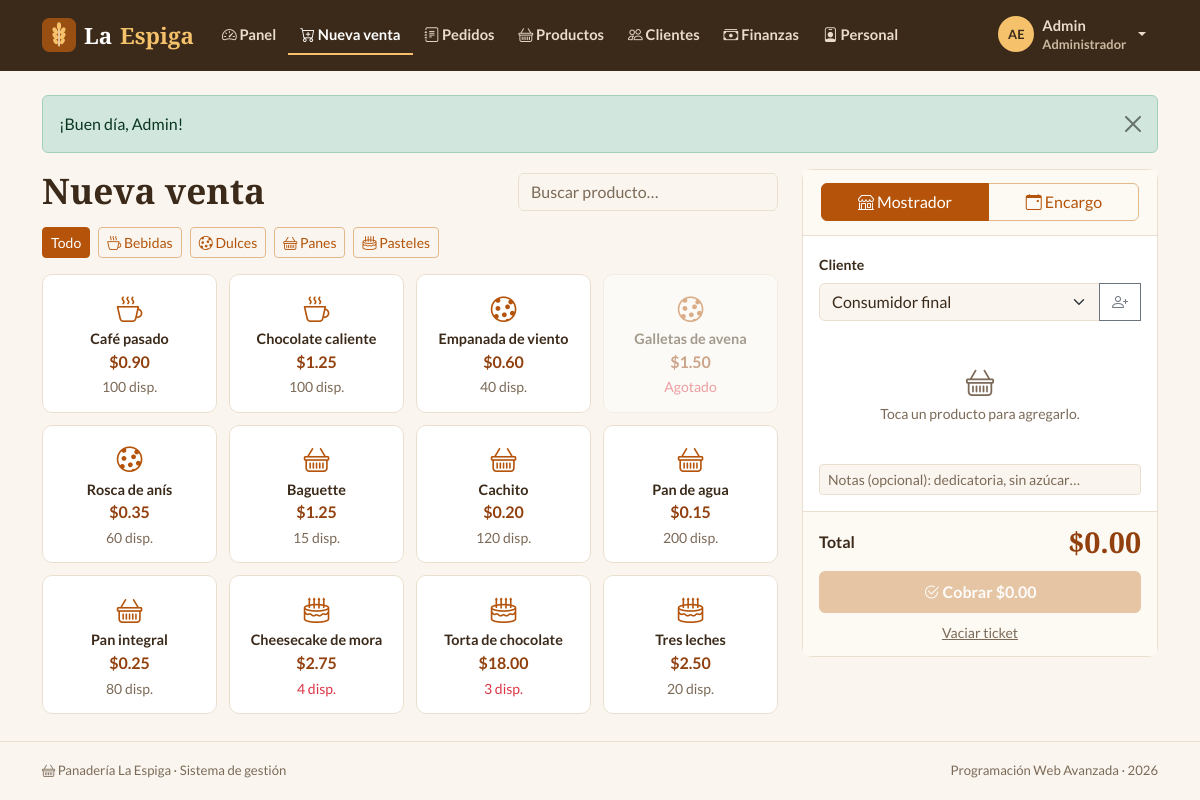
Page /index.php?r=pedidos/nuevo (signed in) on the committed database.
### tables this page shows
CREATE TABLE categorias (
  id     INT AUTO_INCREMENT PRIMARY KEY,
  nombre VARCHAR(40) NOT NULL UNIQUE,
  icono  VARCHAR(30) NOT NULL DEFAULT 'basket'
);

CREATE TABLE productos (
  id           INT AUTO_INCREMENT PRIMARY KEY,
  id_categoria INT          NOT NULL,
  nombre       VARCHAR(60)  NOT NULL,
  descripcion  VARCHAR(255) NOT NULL DEFAULT '',
  precio       DECIMAL(8,2) NOT NULL,
  stock        INT          NOT NULL DEFAULT 0,
  activo       TINYINT(1)   NOT NULL DEFAULT 1,
  CONSTRAINT fk_productos_categoria FOREIGN KEY (id_categoria) REFERENCES categorias(id)
);

### controllers/PedidosController.php (called while the page is built, shortened)
<?php
class PedidosController extends Controller
{
    public function nuevo(): void
    {
        $this->view('pedidos/nuevo', [
            'titulo'     => 'Nueva venta',
            'productos'  => Producto::listar(true),
            'categorias' => Categoria::all('nombre'),
            'clientes'   => Cliente::paraSelector(),
            'tipo'       => ($_GET['tipo'] ?? '') === 'Encargo' ? 'Encargo' : 'Mostrador',
        ]);
    }
}

### core/Router.php (called while the page is built, shortened)
<?php
class Router
{
    public static function dispatch(string $ruta): void
    {
        if (!preg_match('#^([a-z]+)/([a-z]+)$#', $ruta, $m)) {
            self::noEncontrado();
        }
        [, $nombre, $accion] = $m;
        (new $clase())->$accion();
    }
}

### index.php (called while the page is built, shortened)
<?php
require __DIR__ . '/core/helpers.php';
require __DIR__ . '/core/Database.php';
require __DIR__ . '/core/Auth.php';
require __DIR__ . '/core/Model.php';
require __DIR__ . '/core/Controller.php';
require __DIR__ . '/core/Router.php';
Router::dispatch(is_string($_GET['r'] ?? null) ? $_GET['r'] : '');

### core/helpers.php (called while the page is built, shortened)
<?php
function e($valor): string
{
    return htmlspecialchars((string) ($valor ?? ''), ENT_QUOTES, 'UTF-8');
}
function url(string $ruta = 'inicio/index', array $params = []): string
{
    $params = array_merge(['r' => $ruta], $params);
    return 'index.php?' . http_build_query($params);
}
function asset(string $ruta): string
{
    $archivo = __DIR__ . '/../assets/' . $ruta;
    $version = is_file($archivo) ? filemtime($archivo) : 1;
    return 'assets/' . $ruta . '?v=' . $version;
}
function flash(?string $tipo = null, ?string $mensaje = null): array
{
    $mensajes = $_SESSION['flash'] ?? [];
    return $mensajes;
}
function dinero($valor): string
{
    return '$' . number_format((float) $valor, 2);
}
function iniciales(string $nombre, string $apellido = ''): string
{
    return mb_strtoupper(mb_substr($nombre, 0, 1) . mb_substr($apellido, 0, 1));
}

### core/Auth.php (called while the page is built, shortened)
<?php
class Auth
{
    public static function user(): ?array
    {
        return $_SESSION['usuario'] ?? null;
    }
}

### core/Database.php (called while the page is built, shortened)
<?php
class Database
{
    private static ?PDO $pdo = null;
    public static function get(): PDO
    {
        if (self::$pdo === null) {
            $dsn = 'mysql:host=' . DB_HOST . ';port=' . DB_PORT
                 . ';dbname=' . DB_NAME . ';charset=utf8mb4';
            try {
                self::$pdo = new PDO($dsn, DB_USER, DB_PASS, [
                    PDO::ATTR_ERRMODE            => PDO::ERRMODE_EXCEPTION,
                    PDO::ATTR_DEFAULT_FETCH_MODE => PDO::FETCH_ASSOC,
                    PDO::ATTR_EMULATE_PREPARES   => false,
                ]);
                self::$pdo->exec("SET time_zone = '" . date('P') . "'");
            } catch (PDOException $e) {
                http_response_code(500);
                $detalle = DEBUG ? '<br><small>' . htmlspecialchars($e->getMessage()) . '</small>' : '';
                exit('<h3 style="font-family:sans-serif">No se pudo conectar a la base de datos.'
                    . ' Revise config/config.php e importe panaderia.sql.' . $detalle . '</h3>');
            }
        }
        return self::$pdo;
    }
}

### core/Model.php (called while the page is built, shortened)
<?php
abstract class Model
{
    protected static string $tabla;
    protected static function db(): PDO
    {
        return Database::get();
    }
    protected static function query(string $sql, array $params = []): PDOStatement
    {
        $st = self::db()->prepare($sql);
        $st->execute($params);
        return $st;
    }
    public static function all(string $orden = 'id'): array
    {
        return self::query('SELECT * FROM ' . static::$tabla . ' ORDER BY ' . $orden)->fetchAll();
    }
}

### models/Producto.php (called while the page is built, shortened)
<?php
class Producto extends Model
{
    public static function listar(bool $soloActivos = false, int $categoria = 0, string $buscar = ''): array
    {
        $sql = 'SELECT p.*, c.nombre AS categoria, c.icono
                  FROM productos p JOIN categorias c ON c.id = p.id_categoria WHERE 1=1';
        $params = [];
        if ($soloActivos) $sql .= ' AND p.activo = 1';
        return self::query($sql . ' ORDER BY c.nombre, p.nombre', $params)->fetchAll();
    }
}

### views/pedidos/nuevo.php (the view, shortened to what this page needs)
<div class="row g-4">
  <div class="col-lg-7 col-xl-8">
    <div class="pe-encabezado mb-3">
      <h1 class="pe-titulo mb-0">Nueva venta</h1>
      <input type="search" class="form-control pe-buscar" id="buscarProducto" placeholder="Buscar producto…" aria-label="Buscar producto">
    </div>
    <div class="d-flex flex-wrap gap-2 mb-3" id="filtroCategorias">
      <button type="button" class="btn btn-sm btn-primary" data-categoria="">Todo</button>
      <?php foreach ($categorias as $c): ?>
        <button type="button" class="btn btn-sm btn-outline-primary" data-categoria="<?= (int) $c['id'] ?>"><i class="bi bi-<?= e($c['icono']) ?>"></i> <?= e($c['nombre']) ?></button>
      <?php endforeach; ?>
    </div>
    <div class="pe-grid-productos" id="gridProductos">
      <?php foreach ($productos as $p): $agotado = (int) $p['stock'] === 0; ?>
        <button type="button" class="pe-pos-producto" <?= $agotado ? 'disabled' : '' ?>
                data-id="<?= (int) $p['id'] ?>" data-nombre="<?= e($p['nombre']) ?>" data-precio="<?= e($p['precio']) ?>"
                data-stock="<?= (int) $p['stock'] ?>" data-categoria="<?= (int) $p['id_categoria'] ?>" data-buscar="<?= e(mb_strtolower($p['nombre'])) ?>">
          <i class="bi bi-<?= e($p['icono']) ?>"></i>
          <span class="pe-pos-nombre"><?= e($p['nombre']) ?></span>
          <span class="pe-pos-precio"><?= dinero($p['precio']) ?></span>
          <small class="<?= $p['stock'] <= Producto::STOCK_BAJO ? 'text-danger' : 'text-body-secondary' ?>"><?= $agotado ? 'Agotado' : (int) $p['stock'] . ' disp.' ?></small>
        </button>
      <?php endforeach; ?>
    </div>
  </div>
  <div class="col-lg-5 col-xl-4">
    <form class="card pe-card pe-ticket needs-validation" method="post" action="<?= url('pedidos/guardar') ?>" id="formTicket" novalidate>
      <div class="card-header">
        <div class="btn-group w-100" role="group" aria-label="Tipo de pedido">
          <label class="btn btn-outline-primary" for="tipoMostrador"><i class="bi bi-shop"></i> Mostrador</label>
          <label class="btn btn-outline-primary" for="tipoEncargo"><i class="bi bi-calendar-event"></i> Encargo</label>
        </div>
      </div>
      <div class="card-body">
        <label class="form-label small fw-bold" for="selectCliente">Cliente</label>
        <div class="input-group mb-3">
          <select class="form-select" name="id_cliente" id="selectCliente">
            <option value="">Consumidor final</option>
          </select>
          <button type="button" class="btn btn-outline-secondary" data-bs-toggle="modal" data-bs-target="#modalClienteRapido" title="Registrar cliente" aria-label="Registrar cliente"><i class="bi bi-person-plus"></i></button>
        </div>
        <p class="text-body-secondary text-center small py-4 mb-0" id="ticketVacio"><i class="bi bi-basket fs-3 d-block"></i>Toca un producto para agregarlo.</p>
        <input class="form-control form-control-sm mt-3" name="notas" maxlength="255" placeholder="Notas (opcional): dedicatoria, sin azúcar…" aria-label="Notas">
      </div>
      <div class="card-footer">
        <div class="d-flex justify-content-between align-items-center mb-2">
          <span class="fw-bold">Total</span>
          <span class="pe-total" id="totalTicket">$0.00</span>
        </div>
        <button class="btn btn-primary w-100 py-2 fw-bold" id="btnCobrar" disabled><i class="bi bi-check2-circle"></i> <span id="textoCobrar">Cobrar</span></button>
        <button type="button" class="btn btn-link btn-sm w-100 text-body-secondary mt-1" id="btnVaciar">Vaciar ticket</button>
      </div>
    </form>
  </div>
</div>

### core/Controller.php (shortened to what this page needs)
<?php
abstract class Controller
{
    protected function view(string $vista, array $datos = [], bool $layout = true): void
    {
        extract($datos);
        if ($layout) require __DIR__ . '/../views/layout/header.php';
        require __DIR__ . '/../views/' . $vista . '.php';
        if ($layout) require __DIR__ . '/../views/layout/footer.php';
    }
}

### views/layout/header.php (shortened to what this page needs)
<?php
$rutaActual = is_string($_GET['r'] ?? null) ? $_GET['r'] : '';
$usuario = Auth::user();
$activo = function (string $ruta) use ($rutaActual): string {
    if ($ruta === 'pedidos/nuevo') return $rutaActual === 'pedidos/nuevo' ? 'active' : '';
    $modulo = explode('/', $ruta)[0];
    return str_starts_with($rutaActual, $modulo . '/') && $rutaActual !== 'pedidos/nuevo' ? 'active' : '';
};
$menu = [
    ['inicio/index', 'speedometer2', 'Panel'],
    ['pedidos/nuevo', 'cart-plus', 'Nueva venta'],
    ['pedidos/index', 'journal-text', 'Pedidos'],
];
if (Auth::es(Auth::ADMIN)) $menu[] = ['productos/index', 'basket', 'Productos'];
$menu[] = ['clientes/index', 'people', 'Clientes'];
if (Auth::es(Auth::ADMIN)) {
    $menu[] = ['finanzas/index', 'cash-stack', 'Finanzas'];
    $menu[] = ['personal/index', 'person-badge', 'Personal'];
}
?>
<!doctype html>
<html lang="es">
<head>
  <link rel="stylesheet" href="https://cdn.jsdelivr.net/npm/bootstrap@5.3.3/dist/css/bootstrap.min.css">
  <link rel="stylesheet" href="https://cdn.jsdelivr.net/npm/bootstrap-icons@1.11.3/font/bootstrap-icons.min.css">
  <link rel="stylesheet" href="<?= asset('css/styles.css') ?>">
</head>
<body>
<?php if ($usuario): ?>
<nav class="navbar navbar-expand-xl pe-navbar sticky-top">
  <div class="container">
    <a class="navbar-brand pe-marca" href="<?= url('inicio/index') ?>">
      <img src="<?= asset('img/logo.svg') ?>" alt="" width="34" height="34"> La <span>Espiga</span>
    </a>
    <div class="collapse navbar-collapse" id="menuPrincipal">
      <ul class="navbar-nav me-auto mb-2 mb-xl-0">
        <?php foreach ($menu as [$ruta, $icono, $texto]): ?>
          <li class="nav-item">
            <a class="nav-link <?= $activo($ruta) ?>" href="<?= url($ruta) ?>"><i class="bi bi-<?= $icono ?>"></i> <?= $texto ?></a>
          </li>
        <?php endforeach; ?>
      </ul>
      <div class="dropdown">
        <button class="btn btn-link nav-link dropdown-toggle d-flex align-items-center gap-2" data-bs-toggle="dropdown" aria-expanded="false">
          <span class="pe-avatar"><?= e(iniciales($usuario['nombre'], $usuario['apellido'])) ?></span>
          <span class="text-start lh-sm">
            <span class="d-block fw-bold"><?= e($usuario['nombre']) ?></span>
            <small class="text-body-secondary"><?= e($usuario['rol']) ?></small>
          </span>
        </button>
      </div>
    </div>
  </div>
</nav>
<?php endif; ?>
<main class="container py-4 pe-main">
  <?php foreach (flash() as $f): ?>
    <div class="alert alert-<?= e($f['tipo']) ?> alert-dismissible fade show pe-flash" role="alert">
      <?= e($f['mensaje']) ?>
      <button type="button" class="btn-close" data-bs-dismiss="alert" aria-label="Cerrar"></button>
    </div>
  <?php endforeach; ?>

### views/layout/footer.php (shortened to what this page needs)
</main>
<footer class="pe-footer">
  <div class="container d-flex flex-wrap justify-content-between gap-2">
    <span><i class="bi bi-basket"></i> Panadería La Espiga · Sistema de gestión</span>
    <span>Programación Web Avanzada · <?= date('Y') ?></span>
  </div>
</footer>
<div class="toast-container position-fixed bottom-0 end-0 p-3" id="toasts"></div>
</body>
</html>

### assets/css/styles.css (style rules this page uses)
:root { --pe-harina: #faf6ef; --pe-blanco: #ffffff; --pe-caramelo: #b45309; --pe-caramelo-h:#92400e; --pe-miel: #fef3c7; --pe-trigo: #f3e6d3; --pe-cafe: #3b2a1a; --pe-suave: #7c6a58; --pe-borde: #eadfce; --pe-oliva: #4d7c0f; --pe-radio: 10px; }
body { --bs-body-bg: var(--pe-harina); --bs-body-color: var(--pe-cafe); --bs-body-font-family: 'Lato', system-ui, sans-serif; --bs-secondary-color: var(--pe-suave); --bs-border-color: var(--pe-borde); --bs-primary: var(--pe-caramelo); --bs-primary-rgb: 180, 83, 9; --bs-link-color-rgb: 146, 64, 14; --bs-link-hover-color-rgb: 120, 53, 15; }
.btn-primary { --bs-btn-bg: var(--pe-caramelo); --bs-btn-border-color: var(--pe-caramelo); --bs-btn-hover-bg: var(--pe-caramelo-h); --bs-btn-hover-border-color: var(--pe-caramelo-h); --bs-btn-active-bg: #78350f; --bs-btn-disabled-bg: #d9a979; --bs-btn-disabled-border-color: #d9a979; }
.btn-outline-primary { --bs-btn-color: var(--pe-caramelo); --bs-btn-border-color: #e3b98c; --bs-btn-hover-bg: var(--pe-caramelo); --bs-btn-hover-border-color: var(--pe-caramelo); --bs-btn-active-bg: var(--pe-caramelo); --bs-btn-active-border-color: var(--pe-caramelo); }
.btn-check:checked + .btn-outline-primary { background: var(--pe-caramelo); color: #fff; }
.form-control, .form-select { border-color: var(--pe-borde); }
body { min-height: 100vh; display: flex; flex-direction: column; }
.pe-main { flex: 1; }
.pe-titulo, .pe-marca, .pe-stat-valor, .pe-total { font-family: 'Playfair Display', Georgia, serif; font-weight: 700; }
.pe-titulo { font-size: clamp(1.7rem, 3.5vw, 2.2rem); margin-bottom: .2rem; color: var(--pe-cafe); }
.pe-titulo span, .pe-marca span { color: var(--pe-caramelo); }
.pe-encabezado { display: flex; flex-wrap: wrap; justify-content: space-between; align-items: flex-end; gap: 1rem; margin-bottom: 1.5rem; }
.pe-navbar { background: var(--pe-cafe); }
.pe-marca { display: flex; align-items: center; gap: .5rem; font-size: 1.4rem; color: #fff; }
.pe-marca span { color: #f5c26b; }
.pe-navbar .nav-link { color: #e9dccb; font-weight: 700; font-size: .92rem; padding: .5rem .75rem !important; border-bottom: 2px solid transparent; }
.pe-navbar .nav-link.active { color: #fff; border-bottom-color: #f5c26b; }
.pe-navbar .text-body-secondary { color: #cbb89f !important; }
.pe-avatar { width: 36px; height: 36px; border-radius: 50%; background: #f5c26b; color: var(--pe-cafe); font-weight: 700; font-size: .8rem; display: inline-flex; align-items: center; justify-content: center; flex-shrink: 0; }
.pe-card { background: var(--pe-blanco); border: 1px solid var(--pe-borde); border-radius: var(--pe-radio); }
.pe-card > .card-header, .pe-card > .card-footer { background: #fdfaf4; border-color: var(--pe-borde); }
.pe-card > .card-header { padding: .85rem 1.1rem; }
.pe-footer { padding: 1.2rem 0; font-size: .82rem; color: var(--pe-suave); border-top: 1px solid var(--pe-borde); }
.pe-buscar { max-width: 260px; }
.pe-grid-productos { display: grid; grid-template-columns: repeat(auto-fill, minmax(140px, 1fr)); gap: .75rem; }
.pe-pos-producto { display: flex; flex-direction: column; align-items: center; gap: .15rem; padding: .9rem .6rem; background: var(--pe-blanco); border: 1px solid var(--pe-borde); border-radius: var(--pe-radio); color: var(--pe-cafe); text-align: center; transition: border-color .15s, transform .15s; }
.pe-pos-producto i { font-size: 1.6rem; color: var(--pe-caramelo); }
.pe-pos-producto:disabled { opacity: .45; }
.pe-pos-nombre { font-weight: 700; font-size: .9rem; line-height: 1.2; }
.pe-pos-precio { font-weight: 700; color: var(--pe-caramelo-h); }
.pe-ticket { position: sticky; top: 84px; }
.pe-total { font-size: 1.8rem; color: var(--pe-caramelo-h); }
.pe-main > * { animation: aparecer .3s ease both; }

### rows in the picture
categorias: nombre "Bebidas"
categorias: nombre "Dulces"
categorias: nombre "Panes"
categorias: nombre "Pasteles"
productos: nombre "Café pasado", precio "$0.90", stock "100"
productos: nombre "Chocolate caliente", precio "$1.25", stock "100"
productos: nombre "Empanada de viento", precio "$0.60", stock "40"
productos: nombre "Galletas de avena", precio "$1.50", stock "Agotado"
productos: nombre "Rosca de anís", precio "$0.35", stock "60"
productos: nombre "Baguette", precio "$1.25", stock "15"
productos: nombre "Cachito", precio "$0.20", stock "120"
productos: nombre "Pan de agua", precio "$0.15", stock "200"
productos: nombre "Pan integral", precio "$0.25", stock "80"
productos: nombre "Cheesecake de mora", precio "$2.75", stock "4"
productos: nombre "Torta de chocolate", precio "$18.00", stock "3"
productos: nombre "Tres leches", precio "$2.50", stock "20"

### other values in the picture
$texto "Panel"
$texto "Nueva venta"
$texto "Pedidos"
$texto "Productos"
$texto "Clientes"
$texto "Finanzas"
$texto "Personal"
iniciales($usuario['nombre'], $usuario['apellido']) "AE"
$usuario['nombre'] "Admin"
$usuario['rol'] "Administrador"
$f['mensaje'] "¡Buen día, Admin!"
